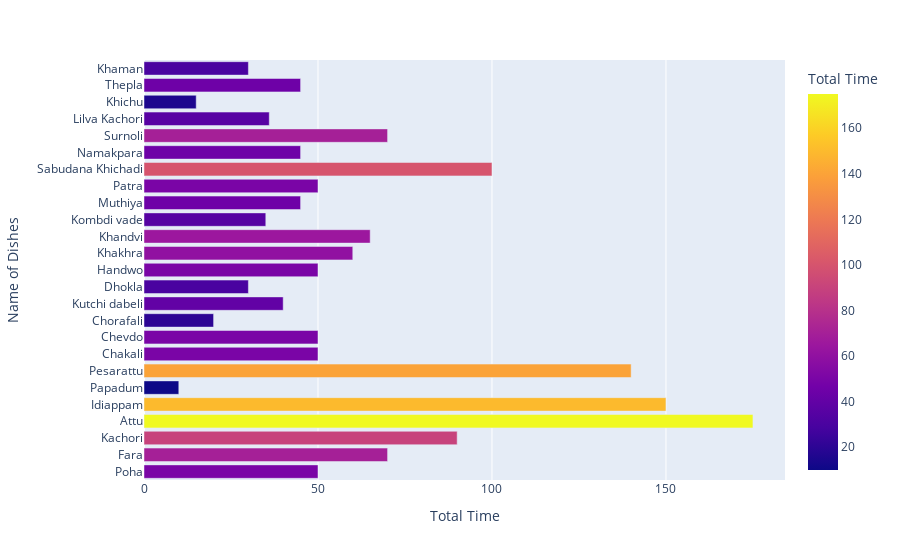

The cell this chart's notebook holds for it:
### Markdown cell above
### total time had taken by snack to cook...

### Code cell
fig=px.bar(data_frame=snack,x='total_time',y='name',color='total_time',
          orientation='h',labels={'name':'Name of Dishes','total_time':'Total Time '})
fig.show()

### Figure 1 — Plotly figure (JSON) as saved in the notebook; plotly's stock layout.template omitted (floating-point values rounded to 4 significant figures)
{"data": [{"alignmentgroup": "True", "hovertemplate": "Total Time =%{marker.color}<br>Name of Dishes=%{y}<extra></extra>", "legendgroup": "", "marker": {"color": [50, 70, 90, 175, 150, 10, 140, 50, 50, 20, 40, 30, 50, 60, 65, 35, 45, 50, 100, 45, 70, 36, 15, 45, 30], "coloraxis": "coloraxis"}, "name": "", "offsetgroup": "", "orientation": "h", "showlegend": false, "textposition": "auto", "type": "bar", "x": [50, 70, 90, 175, 150, 10, 140, 50, 50, 20, 40, 30, 50, 60, 65, 35, 45, 50, 100, 45, 70, 36, 15, 45, 30], "xaxis": "x", "y": ["Poha", "Fara", "Kachori", "Attu", "Idiappam", "Papadum", "Pesarattu", "Chakali", "Chevdo", "Chorafali", "Kutchi dabeli", "Dhokla", "Handwo", "Khakhra", "Khandvi", "Kombdi vade", "Muthiya", "Patra", "Sabudana Khichadi", "Namakpara", "Surnoli", "Lilva Kachori", "Khichu", "Thepla", "Khaman"], "yaxis": "y"}], "layout": {"barmode": "relative", "coloraxis": {"colorbar": {"title": {"text": "Total Time "}}, "colorscale": [[0, "#0d0887"], [0.1111, "#46039f"], [0.2222, "#7201a8"], [0.3333, "#9c179e"], [0.4444, "#bd3786"], [0.5556, "#d8576b"], [0.6667, "#ed7953"], [0.7778, "#fb9f3a"], [0.8889, "#fdca26"], [1, "#f0f921"]]}, "legend": {"tracegroupgap": 0}, "margin": {"t": 60}, "xaxis": {"anchor": "y", "domain": [0, 1], "title": {"text": "Total Time "}}, "yaxis": {"anchor": "x", "domain": [0, 1], "title": {"text": "Name of Dishes"}}}}
